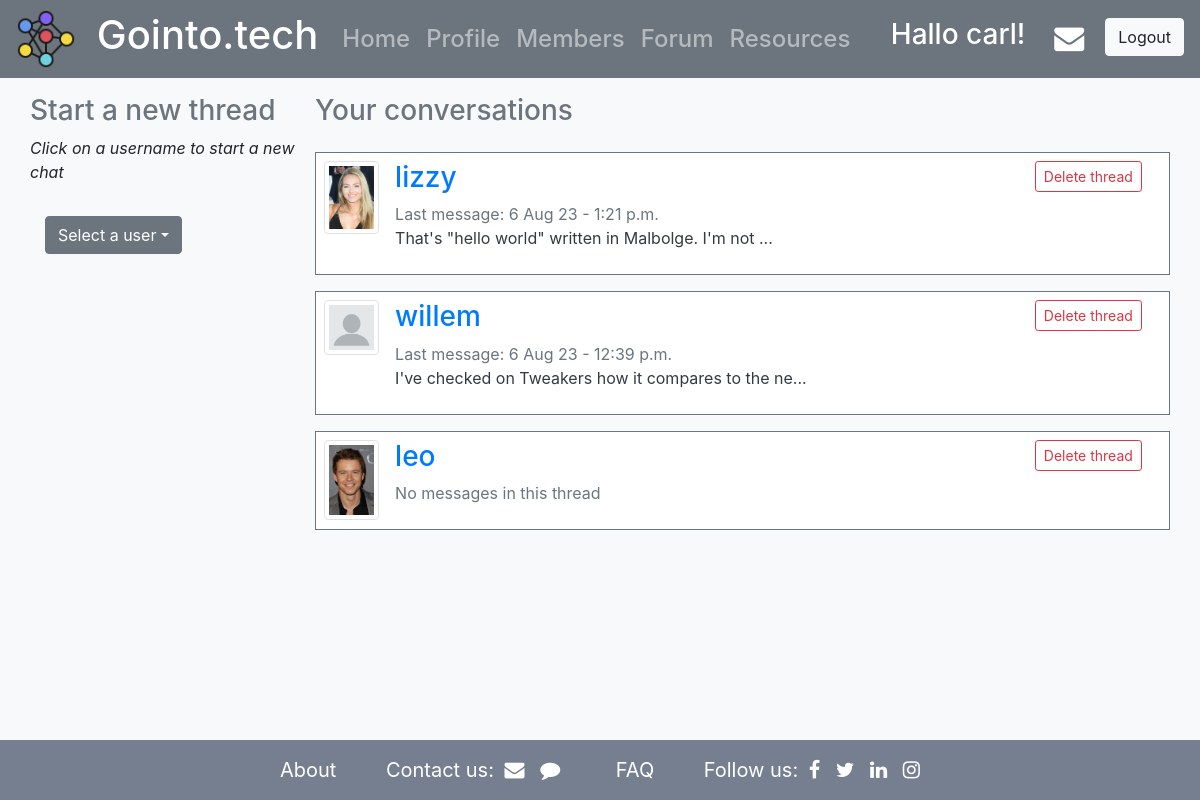
Page /mail/mailbox/ (signed in) on the committed database.
### mail/models.py (models this page shows, shortened)
class MailThread(models.Model):
    sender = models.ForeignKey(User, on_delete=models.CASCADE, related_name='+')
    receiver = models.ForeignKey(User, on_delete=models.CASCADE, related_name='+')
    def get_messages_no(self):
        return self.messages.all().count()
    def get_last_message(self):
        return self.messages.latest('sent')
    def get_last_message_date(self):
        last_message = self.messages.latest('sent')
        return last_message.sent

class Message(models.Model):
    thread = models.ForeignKey('MailThread', related_name='messages', on_delete=models.CASCADE, blank=True, null=True)
    sender_user = models.ForeignKey(User, on_delete=models.CASCADE, related_name='+')
    receiver_user = models.ForeignKey(User, on_delete=models.CASCADE, related_name='+')
    body = models.CharField(max_length=2000)
    image = models.ImageField(upload_to='mail_pictures/', blank=True, null=True)
    document = models.FileField(upload_to='mail_documents/', blank=True, null=True)
    sent = models.DateTimeField(auto_now_add=True)
    def __str__(self):
        return str(self.body)[:50]

### account/models.py (models this page shows, shortened)
class Profile(models.Model):
    user = models.OneToOneField(User, on_delete=models.CASCADE)
    image = models.ImageField(default='default.png', upload_to='profile_pics/')
    date_of_birth = models.DateField(blank=True, null=True)
    created = models.DateTimeField(auto_now_add=True)
    current_job = models.CharField(blank=True, null=True, max_length=500)
    switching_to = models.CharField(blank=True, null=True, max_length=500)
    location = models.CharField(blank=True, null=True, max_length=100)
    bio = models.TextField(blank=True, null=True)
    career_advice = models.TextField(blank=True, null=True)
    following = models.ManyToManyField("self", blank=True)

### mail/views.py (the view)
# urls.py: path('mailbox/', views.mailbox, name='mailbox'),
@login_required
def mailbox(request):
    threads = MailThread.objects.filter(Q(sender=request.user) | Q(receiver=request.user))
    names_to_exclude = [request.user.username, "admin"]
    users=User.objects.exclude(username__in=names_to_exclude)
    context = {'threads': threads, "users": users}
    return render(request, 'mail/mailbox.html', context)

### mail/templates/mail/mailbox.html (shortened to what this page needs)
{% extends "base.html" %}
{% load crispy_forms_tags %}
{% block content %}
<div class="container">
    <div class="row">
        <div class="col-3">
            <div class="row my-3">
                <h3 class="text-secondary">Start a new thread</h3>
                <p class="font-italic">Click on a username to start a new chat</p>
            </div>
            <div class="dropdown mt-3">
                <button class="btn btn-secondary dropdown-toggle" type="button" id="dropdownMenuButton" data-toggle="dropdown"
                aria-haspopup="true" aria-expanded="false">Select a user</button>
            </div>
        </div>
        <div class="col-9">
            <div class="row my-3">
                <h3 class="text-secondary">Your conversations</h3>
            </div>
            {% for thread in threads %}
            {% if thread.sender == request.user %}
            <div class='row mb-3 border border-secondary bg-white' >
                <div class="col-1 p-2">
                    <img src="{{ thread.receiver.profile.image.url }}" alt="{{thread.receiver.username}}"
                    class="img-thumbnail" width="60" height="100">
                </div>
                <div class="col-9 p-2">
                    <a href="{% url 'thread' thread.receiver.username %}"><h3>{{ thread.receiver.username }}</h3></a>
                    {% if thread.get_messages_no > 0 %}
                    <p class="text-secondary mb-0">Last message: {{thread.get_last_message_date|date:"j M y - g:i a" }}</p>
                    <p class="text-dark">{{thread.get_last_message}}...</p>
                    {% else %}
                    <p class="text-secondary">No messages in this thread</p>
                    {% endif %}
                </div>
                <div class="col-2 p-2">
                    <a class="btn btn-outline-danger btn-sm" href="{% url 'delete_thread' thread.pk %}" role="button">Delete thread</a>
                </div>
            </div>
            {% endif %}
            {% endfor %}
        </div>
    </div>
</div>
{% endblock content %}

### templates/base.html (shortened to what this page needs)
{% load static %}
<!doctype html>
<html lang="en">
<head>
  <link href="https://maxcdn.bootstrapcdn.com/font-awesome/4.4.0/css/font-awesome.min.css" rel="stylesheet"/>
  <link rel="stylesheet" href="https://cdn.jsdelivr.net/npm/bootstrap@4.1.3/dist/css/bootstrap.min.css">
  <link rel="stylesheet" href="{% static 'css/base.css' %}">
</head>
<body class="bg-light">
    <nav class="navbar navbar-expand-lg navbar-dark bg-secondary py-1">
        <a class="navbar-brand text-white font-weight-bold" href="{% url 'index' %}">
            <img src={% static 'images/logo1.png' %} width="60" height="60" class="d-inline-block align-center" alt="">
            <p class="d-inline-block h1 ml-3 align-middle">Gointo.tech</p>
        </a>
        <div class="collapse navbar-collapse text-white" id="navbarText">
            <ul class="navbar-nav mr-auto h4">
                {% if user.is_authenticated %}
              <li class="nav-item">
                <a class="nav-link" href="{% url 'actions:dashboard' %}">Home </a>
              </li>
              <li class="nav-item">
                <a class="nav-link" href="{% url 'profile' %}">Profile</a>
              </li>
              <li class="nav-item">
                <a class="nav-link" href="{% url 'user_list' %}">Members</a>
              </li>
              <li class="nav-item">
                <a class="nav-link" href="{% url 'forum:thread_list' %}">Forum</a>
              </li>
                {% endif %}
              <li class="nav-item">
                <a class="nav-link" href="{% url 'resources:article_list' %}">Resources</a>
              </li>
            </ul>
            {% if user.is_authenticated %}
            <div class="d-inline-flex my-2">
                <div class="h3  text-white mr-4"> Hallo {{ user.username }}!</div>
                <a href="{% url 'mailbox' %}"><i class="fa fa-envelope" style="color:white; font-size: 30px; padding: 5px;"></i></a>
                <a href="{% url 'logout' %}">
                <button class="btn btn-light ml-3" type="submit">Logout</button>
                </a>
            </div>
              {% endif %}
        </div>
    </nav>
    {% block content %}
    {% endblock content %}
    <footer class="footer">
      <div class="container text-center">
        <span><a href="#">About</a></span>
        <span>Contact us:
          <a href="#"><i class="fa fa-envelope"></i></a>
          <a href="#"><i class="fa fa-comment"></i></a>
        </span>
        <span><a href="#">FAQ</a></span>
        <span>Follow us:
          <a href="#"><i class="fa fa-facebook"></i></a>
          <a href="#"><i class="fa fa-twitter"></i></a>
          <a href="#"><i class="fa fa-linkedin"></i></a>
          <a href="#"><i class="fa fa-instagram"></i></a>
        </span>
      </div>
    </footer>
</body>
</html>

### static/css/base.css (style rules this page uses)
html { position: relative; min-height: 100%; }
body { margin-bottom: 60px; }
.footer { position: absolute; bottom: 0; width: 100%; height: 60px; line-height: 60px; background: #757f90; }
.footer a { color: white; font-size: 20px; padding: 5px; transition: all .5s ease; }
.footer span { color: white; font-size: 20px; padding: 20px; }

### rows in the picture
MailThread: receiver.profile.image (picture), receiver.username "lizzy", get_last_message_date "6 Aug 23 - 1:21 p.m.", get_last_message "That's \"hello world\" written in Malbolge. I'm not"
MailThread: receiver.profile.image (placeholder picture), receiver.username "willem", get_last_message_date "6 Aug 23 - 12:39 p.m.", get_last_message "I've checked on Tweakers how it compares to the ne"
MailThread: receiver.profile.image (picture), receiver.username "leo", shows "No messages in this thread"

### other values in the picture
{{ user.username }} "carl"
